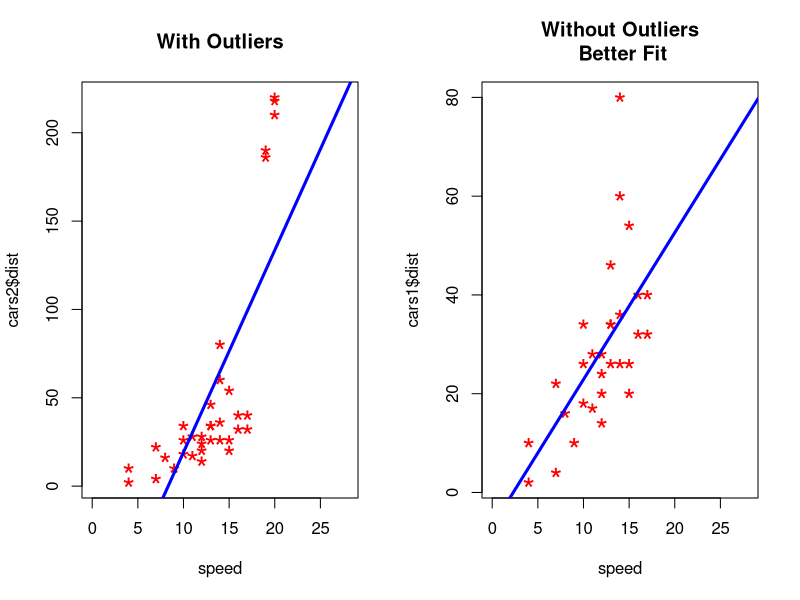

Here is the R script that generated this plot:
#The code snippet exercises such as Lab1_bronx1.R are in their own files

#Lab 4

cars1 <- cars[1:30,] #first 30 rows of car dataset
head(cars1)

#lets add some outliers
cars_outliers <- data.frame(speed=c(19,19,20,20,20), dist=c(190, 186, 210, 220, 218))
head(cars_outliers)
cars2 <- rbind(cars1, cars_outliers)

par(mfrow=c(1,2))
plot(cars2$speed, cars2$dist, xlim=c(0,28), vlim=c(0, 230), main="With Outliers", xlab="speed",
     vlab="dist", pch="*", col="red", cex = 2)

abline(lm(dist ~ speed, data = cars2), col = "blue", lwd = 3, ltv = 2)

#no outliers
plot(cars1$speed, cars1$dist, xlim=c(0,28), vlim=c(0, 230), main="Without Outliers\n Better Fit", xlab="speed",
     vlab="dist", pch="*", col="red", cex = 2)
abline(lm(dist ~ speed, data = cars1), col = "blue", lwd = 3, ltv = 2)
